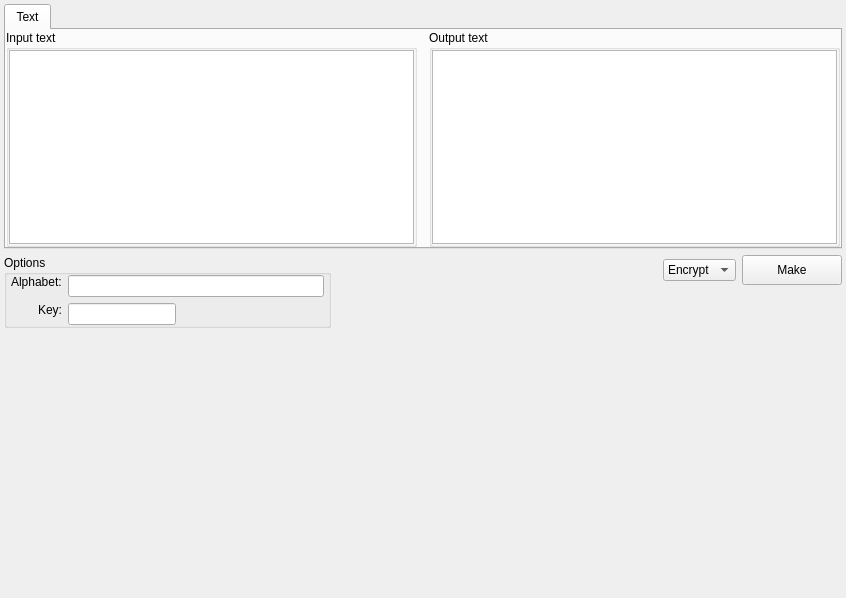
<?xml version="1.0" encoding="UTF-8"?>
<ui version="4.0">
 <class>Hill</class>
 <widget class="QWidget" name="Hill">
  <property name="geometry">
   <rect>
    <x>0</x>
    <y>0</y>
    <width>846</width>
    <height>598</height>
   </rect>
  </property>
  <property name="windowTitle">
   <string>Form</string>
  </property>
  <layout class="QVBoxLayout" name="verticalLayout_4">
   <property name="leftMargin">
    <number>4</number>
   </property>
   <property name="topMargin">
    <number>4</number>
   </property>
   <property name="rightMargin">
    <number>4</number>
   </property>
   <property name="bottomMargin">
    <number>4</number>
   </property>
   <item>
    <widget class="QTabWidget" name="tab_widget">
     <property name="maximumSize">
      <size>
       <width>16777215</width>
       <height>400</height>
      </size>
     </property>
     <property name="currentIndex">
      <number>0</number>
     </property>
     <widget class="QWidget" name="tab_text">
      <attribute name="title">
       <string>Text</string>
      </attribute>
      <layout class="QHBoxLayout" name="horizontalLayout">
       <property name="spacing">
        <number>12</number>
       </property>
       <property name="leftMargin">
        <number>0</number>
       </property>
       <property name="topMargin">
        <number>0</number>
       </property>
       <property name="rightMargin">
        <number>0</number>
       </property>
       <property name="bottomMargin">
        <number>0</number>
       </property>
       <item>
        <widget class="QGroupBox" name="group_box_input">
         <property name="title">
          <string>Input text</string>
         </property>
         <layout class="QVBoxLayout" name="verticalLayout_37">
          <property name="spacing">
           <number>0</number>
          </property>
          <property name="leftMargin">
           <number>0</number>
          </property>
          <property name="topMargin">
           <number>0</number>
          </property>
          <property name="rightMargin">
           <number>0</number>
          </property>
          <property name="bottomMargin">
           <number>0</number>
          </property>
          <item>
           <widget class="QTextEdit" name="text_edit_input"/>
          </item>
         </layout>
        </widget>
       </item>
       <item>
        <widget class="QGroupBox" name="group_box_output">
         <property name="title">
          <string>Output text</string>
         </property>
         <layout class="QVBoxLayout" name="verticalLayout_38">
          <property name="spacing">
           <number>0</number>
          </property>
          <property name="leftMargin">
           <number>0</number>
          </property>
          <property name="topMargin">
           <number>0</number>
          </property>
          <property name="rightMargin">
           <number>0</number>
          </property>
          <property name="bottomMargin">
           <number>0</number>
          </property>
          <item>
           <widget class="QTextEdit" name="text_edit_output">
            <property name="readOnly">
             <bool>true</bool>
            </property>
           </widget>
          </item>
         </layout>
        </widget>
       </item>
      </layout>
     </widget>
    </widget>
   </item>
   <item>
    <layout class="QHBoxLayout" name="horizontal_layout_1">
     <item>
      <layout class="QVBoxLayout" name="vertical_layout_1">
       <item>
        <widget class="QGroupBox" name="group_box_options">
         <property name="maximumSize">
          <size>
           <width>400</width>
           <height>16777215</height>
          </size>
         </property>
         <property name="title">
          <string>Options</string>
         </property>
         <layout class="QVBoxLayout" name="verticalLayout">
          <property name="leftMargin">
           <number>0</number>
          </property>
          <property name="topMargin">
           <number>0</number>
          </property>
          <property name="rightMargin">
           <number>0</number>
          </property>
          <property name="bottomMargin">
           <number>0</number>
          </property>
          <item>
           <layout class="QFormLayout" name="form_layout_options">
            <property name="fieldGrowthPolicy">
             <enum>QFormLayout::ExpandingFieldsGrow</enum>
            </property>
            <property name="labelAlignment">
             <set>Qt::AlignRight|Qt::AlignTrailing|Qt::AlignVCenter</set>
            </property>
            <property name="formAlignment">
             <set>Qt::AlignCenter</set>
            </property>
            <property name="verticalSpacing">
             <number>-1</number>
            </property>
            <property name="leftMargin">
             <number>4</number>
            </property>
            <property name="rightMargin">
             <number>4</number>
            </property>
            <item row="0" column="0">
             <widget class="QLabel" name="label_alphabet">
              <property name="sizePolicy">
               <sizepolicy hsizetype="Fixed" vsizetype="Fixed">
                <horstretch>0</horstretch>
                <verstretch>0</verstretch>
               </sizepolicy>
              </property>
              <property name="text">
               <string>Alphabet:</string>
              </property>
             </widget>
            </item>
            <item row="0" column="1">
             <widget class="QLineEdit" name="line_edit_alphabet"/>
            </item>
            <item row="1" column="0">
             <widget class="QLabel" name="label_key">
              <property name="sizePolicy">
               <sizepolicy hsizetype="Fixed" vsizetype="Fixed">
                <horstretch>0</horstretch>
                <verstretch>0</verstretch>
               </sizepolicy>
              </property>
              <property name="text">
               <string>Key:</string>
              </property>
             </widget>
            </item>
            <item row="1" column="1">
             <widget class="QLineEdit" name="line_edit_key">
              <property name="sizePolicy">
               <sizepolicy hsizetype="Fixed" vsizetype="Fixed">
                <horstretch>0</horstretch>
                <verstretch>0</verstretch>
               </sizepolicy>
              </property>
             </widget>
            </item>
           </layout>
          </item>
         </layout>
        </widget>
       </item>
       <item>
        <spacer name="vertical_spacer_1">
         <property name="orientation">
          <enum>Qt::Vertical</enum>
         </property>
         <property name="sizeHint" stdset="0">
          <size>
           <width>20</width>
           <height>40</height>
          </size>
         </property>
        </spacer>
       </item>
      </layout>
     </item>
     <item>
      <spacer name="horizontal_spacer_1">
       <property name="orientation">
        <enum>Qt::Horizontal</enum>
       </property>
       <property name="sizeHint" stdset="0">
        <size>
         <width>40</width>
         <height>20</height>
        </size>
       </property>
      </spacer>
     </item>
     <item>
      <layout class="QVBoxLayout" name="vertical_layout_2">
       <item>
        <layout class="QHBoxLayout" name="horizontal_layout_2">
         <item>
          <widget class="QComboBox" name="combo_box_mode">
           <property name="sizePolicy">
            <sizepolicy hsizetype="Fixed" vsizetype="Fixed">
             <horstretch>0</horstretch>
             <verstretch>0</verstretch>
            </sizepolicy>
           </property>
           <item>
            <property name="text">
             <string>Encrypt</string>
            </property>
           </item>
           <item>
            <property name="text">
             <string>Decrypt</string>
            </property>
           </item>
          </widget>
         </item>
         <item>
          <widget class="QPushButton" name="button_make">
           <property name="sizePolicy">
            <sizepolicy hsizetype="Fixed" vsizetype="Fixed">
             <horstretch>0</horstretch>
             <verstretch>0</verstretch>
            </sizepolicy>
           </property>
           <property name="minimumSize">
            <size>
             <width>100</width>
             <height>30</height>
            </size>
           </property>
           <property name="text">
            <string>Make</string>
           </property>
          </widget>
         </item>
        </layout>
       </item>
       <item>
        <spacer name="vertical_spacer_2">
         <property name="orientation">
          <enum>Qt::Vertical</enum>
         </property>
         <property name="sizeHint" stdset="0">
          <size>
           <width>20</width>
           <height>40</height>
          </size>
         </property>
        </spacer>
       </item>
      </layout>
     </item>
    </layout>
   </item>
   <item>
    <spacer name="vertical_spacer_3">
     <property name="orientation">
      <enum>Qt::Vertical</enum>
     </property>
     <property name="sizeHint" stdset="0">
      <size>
       <width>20</width>
       <height>157</height>
      </size>
     </property>
    </spacer>
   </item>
  </layout>
 </widget>
 <resources/>
 <connections/>
</ui>
